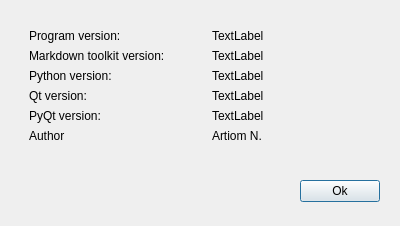
<?xml version="1.0" encoding="UTF-8"?>
<ui version="4.0">
 <class>About</class>
 <widget class="QDialog" name="About">
  <property name="geometry">
   <rect>
    <x>0</x>
    <y>0</y>
    <width>400</width>
    <height>226</height>
   </rect>
  </property>
  <property name="sizePolicy">
   <sizepolicy hsizetype="Fixed" vsizetype="Fixed">
    <horstretch>0</horstretch>
    <verstretch>0</verstretch>
   </sizepolicy>
  </property>
  <property name="maximumSize">
   <size>
    <width>400</width>
    <height>226</height>
   </size>
  </property>
  <property name="windowTitle">
   <string>About</string>
  </property>
  <property name="sizeGripEnabled">
   <bool>false</bool>
  </property>
  <property name="modal">
   <bool>true</bool>
  </property>
  <layout class="QVBoxLayout" name="verticalLayout">
   <item>
    <widget class="QWidget" name="widget" native="true">
     <layout class="QHBoxLayout" name="horizontalLayout">
      <item>
       <widget class="QWidget" name="widget_2" native="true">
        <layout class="QVBoxLayout" name="verticalLayout_2">
         <item>
          <widget class="QLabel" name="label_prog_version_name">
           <property name="text">
            <string>Program version:</string>
           </property>
          </widget>
         </item>
         <item>
          <widget class="QLabel" name="label_md_toolkit_version_name">
           <property name="text">
            <string>Markdown toolkit version:</string>
           </property>
          </widget>
         </item>
         <item>
          <widget class="QLabel" name="label_python_version_name">
           <property name="text">
            <string>Python version:</string>
           </property>
          </widget>
         </item>
         <item>
          <widget class="QLabel" name="label">
           <property name="text">
            <string>Qt version:</string>
           </property>
          </widget>
         </item>
         <item>
          <widget class="QLabel" name="label_3">
           <property name="text">
            <string>PyQt version:</string>
           </property>
           <property name="scaledContents">
            <bool>false</bool>
           </property>
          </widget>
         </item>
         <item>
          <widget class="QLabel" name="label_5">
           <property name="text">
            <string>Author</string>
           </property>
          </widget>
         </item>
        </layout>
       </widget>
      </item>
      <item>
       <widget class="QWidget" name="widget_3" native="true">
        <layout class="QVBoxLayout" name="verticalLayout_3">
         <item>
          <widget class="QLabel" name="label_prog_version">
           <property name="text">
            <string>TextLabel</string>
           </property>
          </widget>
         </item>
         <item>
          <widget class="QLabel" name="label_md_toolkit_version">
           <property name="text">
            <string>TextLabel</string>
           </property>
          </widget>
         </item>
         <item>
          <widget class="QLabel" name="label_python_version">
           <property name="text">
            <string>TextLabel</string>
           </property>
          </widget>
         </item>
         <item>
          <widget class="QLabel" name="label_qt_version">
           <property name="text">
            <string>TextLabel</string>
           </property>
          </widget>
         </item>
         <item>
          <widget class="QLabel" name="label_pyqt_version">
           <property name="text">
            <string>TextLabel</string>
           </property>
          </widget>
         </item>
         <item>
          <widget class="QLabel" name="label_6">
           <property name="text">
            <string>Artiom N.</string>
           </property>
          </widget>
         </item>
        </layout>
       </widget>
      </item>
     </layout>
    </widget>
   </item>
   <item>
    <widget class="QWidget" name="widget_4" native="true">
     <layout class="QHBoxLayout" name="horizontalLayout_2">
      <item>
       <spacer name="horizontalSpacer">
        <property name="orientation">
         <enum>Qt::Horizontal</enum>
        </property>
        <property name="sizeHint" stdset="0">
         <size>
          <width>40</width>
          <height>20</height>
         </size>
        </property>
       </spacer>
      </item>
      <item>
       <widget class="QPushButton" name="pushButton">
        <property name="text">
         <string>Ok</string>
        </property>
       </widget>
      </item>
     </layout>
    </widget>
   </item>
  </layout>
 </widget>
 <resources/>
 <connections>
  <connection>
   <sender>pushButton</sender>
   <signal>clicked()</signal>
   <receiver>About</receiver>
   <slot>close()</slot>
   <hints>
    <hint type="sourcelabel">
     <x>345</x>
     <y>270</y>
    </hint>
    <hint type="destinationlabel">
     <x>199</x>
     <y>149</y>
    </hint>
   </hints>
  </connection>
 </connections>
</ui>
